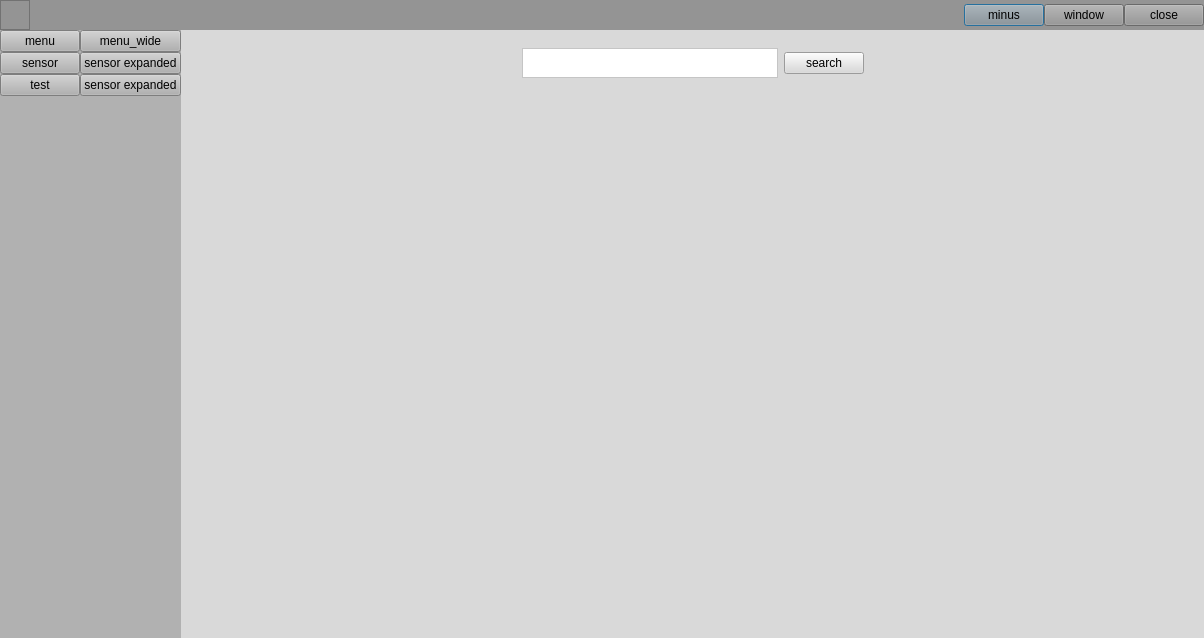
<?xml version="1.0" encoding="UTF-8"?>
<ui version="4.0">
 <class>Dialog</class>
 <widget class="QDialog" name="Dialog">
  <property name="geometry">
   <rect>
    <x>0</x>
    <y>0</y>
    <width>1204</width>
    <height>638</height>
   </rect>
  </property>
  <property name="sizePolicy">
   <sizepolicy hsizetype="Expanding" vsizetype="Expanding">
    <horstretch>0</horstretch>
    <verstretch>0</verstretch>
   </sizepolicy>
  </property>
  <property name="baseSize">
   <size>
    <width>600</width>
    <height>400</height>
   </size>
  </property>
  <property name="windowTitle">
   <string>SensorTest</string>
  </property>
  <property name="styleSheet">
   <string notr="true">background-color: rgb(35,38,50)</string>
  </property>
  <layout class="QVBoxLayout" name="verticalLayout_6" stretch="1,0">
   <property name="spacing">
    <number>0</number>
   </property>
   <property name="leftMargin">
    <number>0</number>
   </property>
   <property name="topMargin">
    <number>0</number>
   </property>
   <property name="rightMargin">
    <number>0</number>
   </property>
   <property name="bottomMargin">
    <number>0</number>
   </property>
   <item>
    <widget class="QWidget" name="wt_top" native="true">
     <property name="maximumSize">
      <size>
       <width>16777215</width>
       <height>30</height>
      </size>
     </property>
     <property name="styleSheet">
      <string notr="true">background-color: rgb(148, 148, 148);</string>
     </property>
     <layout class="QHBoxLayout" name="horizontalLayout_2">
      <property name="spacing">
       <number>0</number>
      </property>
      <property name="leftMargin">
       <number>0</number>
      </property>
      <property name="topMargin">
       <number>0</number>
      </property>
      <property name="rightMargin">
       <number>0</number>
      </property>
      <property name="bottomMargin">
       <number>0</number>
      </property>
      <item>
       <widget class="QTextEdit" name="app_icon">
        <property name="maximumSize">
         <size>
          <width>30</width>
          <height>30</height>
         </size>
        </property>
       </widget>
      </item>
      <item>
       <spacer name="horizontalSpacer_3">
        <property name="orientation">
         <enum>Qt::Horizontal</enum>
        </property>
        <property name="sizeHint" stdset="0">
         <size>
          <width>40</width>
          <height>20</height>
         </size>
        </property>
       </spacer>
      </item>
      <item>
       <widget class="QPushButton" name="btn_minimize">
        <property name="text">
         <string>minus</string>
        </property>
       </widget>
      </item>
      <item>
       <widget class="QPushButton" name="btn_maximaze">
        <property name="text">
         <string>window</string>
        </property>
       </widget>
      </item>
      <item>
       <widget class="QPushButton" name="btn_close">
        <property name="text">
         <string>close</string>
        </property>
       </widget>
      </item>
     </layout>
    </widget>
   </item>
   <item>
    <widget class="QWidget" name="widget_5" native="true">
     <layout class="QHBoxLayout" name="horizontalLayout_3">
      <property name="spacing">
       <number>0</number>
      </property>
      <property name="leftMargin">
       <number>0</number>
      </property>
      <property name="topMargin">
       <number>0</number>
      </property>
      <property name="rightMargin">
       <number>0</number>
      </property>
      <property name="bottomMargin">
       <number>0</number>
      </property>
      <item>
       <widget class="QWidget" name="wt_sideabar_min" native="true">
        <property name="styleSheet">
         <string notr="true">background-color: rgb(177, 177, 177);
</string>
        </property>
        <layout class="QVBoxLayout" name="verticalLayout_3" stretch="0,0,0">
         <property name="spacing">
          <number>0</number>
         </property>
         <property name="leftMargin">
          <number>0</number>
         </property>
         <property name="topMargin">
          <number>0</number>
         </property>
         <property name="rightMargin">
          <number>0</number>
         </property>
         <property name="bottomMargin">
          <number>0</number>
         </property>
         <item>
          <widget class="QPushButton" name="btn_sidebar_menu">
           <property name="text">
            <string>menu</string>
           </property>
           <property name="checkable">
            <bool>true</bool>
           </property>
           <property name="autoRepeat">
            <bool>true</bool>
           </property>
           <property name="autoExclusive">
            <bool>false</bool>
           </property>
          </widget>
         </item>
         <item>
          <layout class="QVBoxLayout" name="verticalLayout">
           <property name="spacing">
            <number>0</number>
           </property>
           <item>
            <widget class="QPushButton" name="btn_sidebar_sensor">
             <property name="text">
              <string>sensor</string>
             </property>
             <property name="checkable">
              <bool>true</bool>
             </property>
             <property name="autoRepeat">
              <bool>false</bool>
             </property>
             <property name="autoExclusive">
              <bool>true</bool>
             </property>
            </widget>
           </item>
           <item>
            <widget class="QPushButton" name="btn_sidebar_test">
             <property name="text">
              <string>test</string>
             </property>
             <property name="checkable">
              <bool>true</bool>
             </property>
             <property name="autoExclusive">
              <bool>true</bool>
             </property>
            </widget>
           </item>
          </layout>
         </item>
         <item>
          <spacer name="verticalSpacer">
           <property name="orientation">
            <enum>Qt::Vertical</enum>
           </property>
           <property name="sizeHint" stdset="0">
            <size>
             <width>20</width>
             <height>528</height>
            </size>
           </property>
          </spacer>
         </item>
        </layout>
       </widget>
      </item>
      <item>
       <widget class="QWidget" name="wt_sideabar_max" native="true">
        <property name="styleSheet">
         <string notr="true">background-color: rgb(177, 177, 177);
</string>
        </property>
        <layout class="QVBoxLayout" name="verticalLayout_4">
         <property name="spacing">
          <number>0</number>
         </property>
         <property name="leftMargin">
          <number>0</number>
         </property>
         <property name="topMargin">
          <number>0</number>
         </property>
         <property name="rightMargin">
          <number>0</number>
         </property>
         <property name="bottomMargin">
          <number>0</number>
         </property>
         <item>
          <widget class="QPushButton" name="btn_sidebar_menu_2">
           <property name="text">
            <string>menu_wide</string>
           </property>
           <property name="checkable">
            <bool>true</bool>
           </property>
           <property name="autoRepeat">
            <bool>true</bool>
           </property>
           <property name="autoExclusive">
            <bool>false</bool>
           </property>
          </widget>
         </item>
         <item>
          <layout class="QVBoxLayout" name="verticalLayout_2">
           <property name="spacing">
            <number>0</number>
           </property>
           <item>
            <widget class="QPushButton" name="btn_sidebar_sensor_2">
             <property name="text">
              <string>sensor expanded</string>
             </property>
             <property name="checkable">
              <bool>true</bool>
             </property>
             <property name="autoExclusive">
              <bool>true</bool>
             </property>
            </widget>
           </item>
           <item>
            <widget class="QPushButton" name="btn_sidebar_test_2">
             <property name="text">
              <string>sensor expanded</string>
             </property>
             <property name="checkable">
              <bool>true</bool>
             </property>
             <property name="autoExclusive">
              <bool>true</bool>
             </property>
            </widget>
           </item>
          </layout>
         </item>
         <item>
          <spacer name="verticalSpacer_2">
           <property name="orientation">
            <enum>Qt::Vertical</enum>
           </property>
           <property name="sizeHint" stdset="0">
            <size>
             <width>20</width>
             <height>528</height>
            </size>
           </property>
          </spacer>
         </item>
        </layout>
       </widget>
      </item>
      <item>
       <widget class="QWidget" name="wt_main" native="true">
        <property name="styleSheet">
         <string notr="true">background-color: rgb(217, 217, 217);</string>
        </property>
        <layout class="QVBoxLayout" name="verticalLayout_5" stretch="0,1">
         <item>
          <widget class="QWidget" name="widget_6" native="true">
           <layout class="QHBoxLayout" name="horizontalLayout_4">
            <item>
             <spacer name="horizontalSpacer">
              <property name="orientation">
               <enum>Qt::Horizontal</enum>
              </property>
              <property name="sizeHint" stdset="0">
               <size>
                <width>40</width>
                <height>20</height>
               </size>
              </property>
             </spacer>
            </item>
            <item>
             <layout class="QHBoxLayout" name="horizontalLayout" stretch="0,1">
              <item>
               <widget class="QTextEdit" name="textEdit">
                <property name="sizePolicy">
                 <sizepolicy hsizetype="Expanding" vsizetype="Minimum">
                  <horstretch>0</horstretch>
                  <verstretch>0</verstretch>
                 </sizepolicy>
                </property>
                <property name="maximumSize">
                 <size>
                  <width>16777215</width>
                  <height>30</height>
                 </size>
                </property>
                <property name="styleSheet">
                 <string notr="true">background-color: rgb(255, 255, 255)</string>
                </property>
                <property name="verticalScrollBarPolicy">
                 <enum>Qt::ScrollBarAlwaysOff</enum>
                </property>
                <property name="horizontalScrollBarPolicy">
                 <enum>Qt::ScrollBarAlwaysOff</enum>
                </property>
                <property name="sizeAdjustPolicy">
                 <enum>QAbstractScrollArea::AdjustIgnored</enum>
                </property>
                <property name="html">
                 <string>&lt;!DOCTYPE HTML PUBLIC &quot;-//W3C//DTD HTML 4.0//EN&quot; &quot;http://www.w3.org/TR/REC-html40/strict.dtd&quot;&gt;
&lt;html&gt;&lt;head&gt;&lt;meta name=&quot;qrichtext&quot; content=&quot;1&quot; /&gt;&lt;style type=&quot;text/css&quot;&gt;
p, li { white-space: pre-wrap; }
&lt;/style&gt;&lt;/head&gt;&lt;body style=&quot; font-family:'Ubuntu'; font-size:11pt; font-weight:400; font-style:normal;&quot;&gt;
&lt;p style=&quot;-qt-paragraph-type:empty; margin-top:0px; margin-bottom:0px; margin-left:0px; margin-right:0px; -qt-block-indent:0; text-indent:0px;&quot;&gt;&lt;br /&gt;&lt;/p&gt;&lt;/body&gt;&lt;/html&gt;</string>
                </property>
               </widget>
              </item>
              <item>
               <widget class="QPushButton" name="btn_seacrh">
                <property name="text">
                 <string>search</string>
                </property>
               </widget>
              </item>
             </layout>
            </item>
            <item>
             <spacer name="horizontalSpacer_2">
              <property name="orientation">
               <enum>Qt::Horizontal</enum>
              </property>
              <property name="sizeHint" stdset="0">
               <size>
                <width>40</width>
                <height>20</height>
               </size>
              </property>
             </spacer>
            </item>
           </layout>
          </widget>
         </item>
         <item>
          <widget class="QStackedWidget" name="stackedWidget">
           <property name="currentIndex">
            <number>0</number>
           </property>
           <widget class="QWidget" name="page"/>
           <widget class="QWidget" name="page_2"/>
          </widget>
         </item>
        </layout>
       </widget>
      </item>
     </layout>
    </widget>
   </item>
  </layout>
 </widget>
 <resources/>
 <connections/>
</ui>
